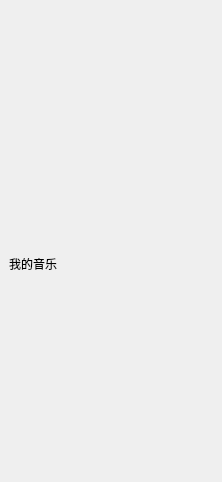
<?xml version="1.0" encoding="UTF-8"?>
<ui version="4.0">
 <class>NavigationWidget</class>
 <widget class="QWidget" name="NavigationWidget">
  <property name="geometry">
   <rect>
    <x>0</x>
    <y>0</y>
    <width>222</width>
    <height>482</height>
   </rect>
  </property>
  <property name="windowTitle">
   <string>NavigationWidget</string>
  </property>
  <layout class="QVBoxLayout" name="verticalLayout">
   <property name="leftMargin">
    <number>0</number>
   </property>
   <property name="topMargin">
    <number>0</number>
   </property>
   <property name="rightMargin">
    <number>0</number>
   </property>
   <property name="bottomMargin">
    <number>0</number>
   </property>
   <item>
    <widget class="NavigationUserWidget" name="widget_user" native="true">
     <property name="maximumSize">
      <size>
       <width>16777215</width>
       <height>40</height>
      </size>
     </property>
    </widget>
   </item>
   <item>
    <widget class="QWidget" name="widget_function" native="true"/>
   </item>
   <item>
    <widget class="QWidget" name="widget" native="true">
     <layout class="QHBoxLayout" name="horizontalLayout">
      <item>
       <widget class="QLabel" name="label">
        <property name="text">
         <string>我的音乐</string>
        </property>
       </widget>
      </item>
     </layout>
    </widget>
   </item>
   <item>
    <widget class="QWidget" name="user_my_music" native="true"/>
   </item>
  </layout>
 </widget>
 <customwidgets>
  <customwidget>
   <class>NavigationUserWidget</class>
   <extends>QWidget</extends>
   <header>NavigationUserWidget.h</header>
   <container>1</container>
  </customwidget>
 </customwidgets>
 <resources/>
 <connections/>
</ui>
